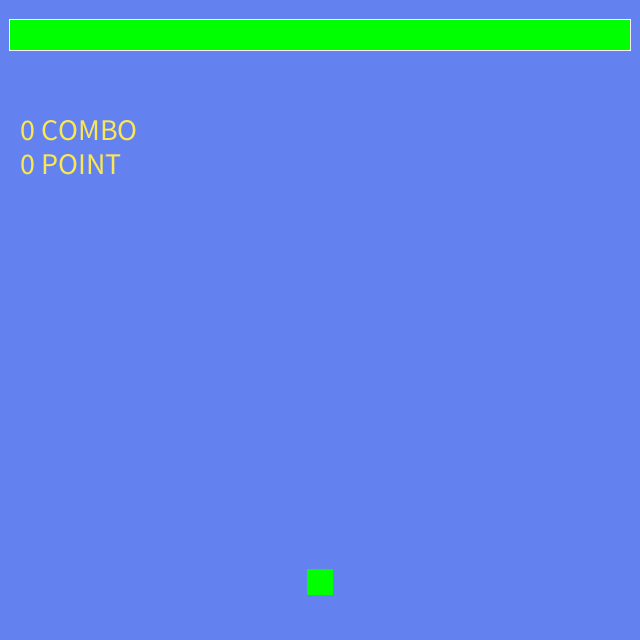
Frame 1 (no input)
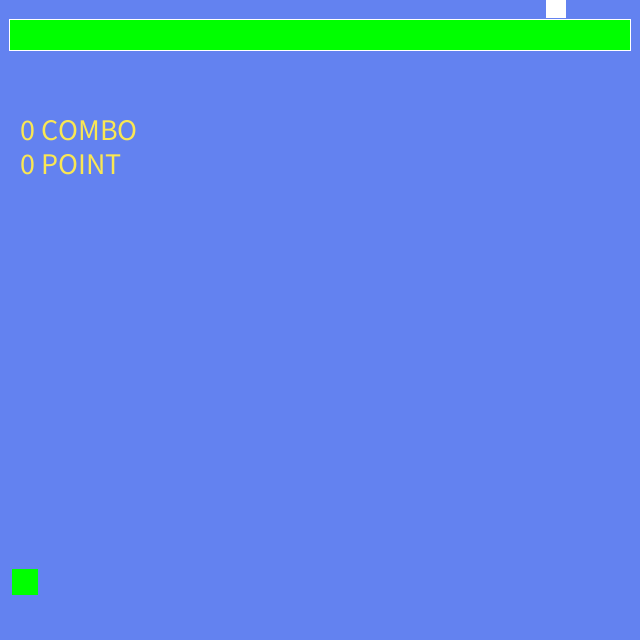
Frame 60 (the mouse pressed at the canvas centre just before this capture)
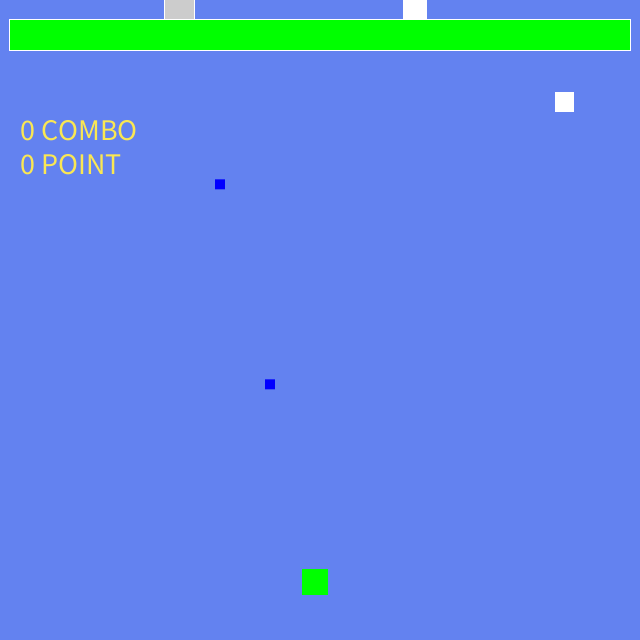
Frame 120 (the mouse held since frame 60 and released just before this capture)

The Processing sketch that drew these frames (run headless with seeded random() and noise(); from frame 60 on, the mouse is pressed at the canvas centre):

// Processing sketch: sketch6641
// ── sketch6641.pde
//shooting_game.pde
// Source code is available under the GNU General Public License
//cc by Takuma Tsujikawa,2016
//引用元　http://www.openprocessing.org/sketch/100539
class ChrBall { 


  float x; 


  float y; 


  float speed; 


  float w; 


    


  ChrBall(float tempX, float tempY, float tempW) { 


    x = tempX; 


    y = tempY; 


    w = tempW; 


    speed = 20;    //数値を5から20に変更した


  } 


  void move() { 


    y = y - speed; 


  } 


  boolean finished() { 


    if (y+w/2 < 0) return true; else return false; 


  } 


    


  void display() { 


    fill(0,0,255); 


    noStroke(); 


    rect(x,y,w,w); 


  } 


} 


  


class Chrc { 


  float x; 


  float y; 


  float w; 


  float speed; 


  int hp; 


  int mhp; 


  int mode; 


  int mt; 


    


  void SetAll(float Tx, float Ty, float Tw, float Ts, int Thp) { 


    x = Tx; y = Ty; w = Tw; speed = Ts; hp = Thp; mhp = Thp; mode = 0; mt = 300; 


  } 


    


  void SetSpd(float Ts) { 


    speed = Ts; 


  } 


    


  void display() { 


    stroke(0,255,0); 


    fill(0,int(255*hp/mhp),0); 


    rect(chr1.x,chr1.y,chr1.w,chr1.w); 


  } 


} 


  


class EBall { 


  float x; 


  float y; 


  float speed; 


  float w; 


    


  EBall(float tempX, float tempY, float tempW) { 


    x = tempX; 


    y = tempY; 


    w = tempW; 


    speed = 10; 


  } 


  void move() { 


    y = y + speed; 


  } 


  boolean finished() { 


    if (y+w/2 < 0) return true; else return false; 


  } 


    


  void display() { 


    noStroke(); 


    fill(255,0,0); 


    rect(x,y,w,w); 


  } 


    


} 


  


class Empnt { 


  float x; 


  float y; 


  int t; 


  String p; 


    


  Empnt(float Tx, float Ty, String Tp) { 


    x = Tx; y = Ty; p = Tp; t = 60; 


  } 


    


  void display() { 


    fill(random(255),random(255),random(255)); 


    textSize(30); 


    text(p,x-30,y); 


    t --; 


  } 


    


  boolean finished() { 


    if (t < 0) return true; else return false; 


  } 


} 


  


class Enm { 


  float x; 


  float y; 


  float w; 


  int hp; 


  int mhp; 


  float Xsp; 


  float Ysp; 


  Enm(float Tx, float Tw,int Thp, float TXsp, float TYsp) { 


    x = Tx; y = 0; w = Tw; hp = Thp; mhp = Thp; 


    Xsp = TXsp; Ysp = TYsp; 


  } 


  void Emove() { 


    x += Xsp; 


    y += Ysp; 


    if (x+w/2>width) Xsp *= -1; 


    if (x-w/2<0) Xsp *= -1; 


  } 


    


  void Edisplay() { 


    stroke(255); 


    fill(int(255*hp/mhp)); 


    rect(x,y,w,w); 


  } 


    


} 


  


class Itm { 


  float x; 


  float y; 


  float w; 


  float i; 


    


  Itm(float Tx, float Ty, int Ti) { 


    x = Tx; y = Ty; i = Ti; w = 15; 


  } 


    


  void display() { 


    if (i == 0) fill(#F6FF00); 


    if (i == 1) fill(#FF00F3); 


    rect(x,y,w,w); 


  } 


    


  void move() { 


    y += 2; 


  } 


    


} 


  


ArrayList<ChrBall> balls; 


ArrayList<Enm> enmys; 


ArrayList<EBall> Eballs; 


ArrayList<Empnt> Epoint; 


ArrayList<Itm> Item; 


Chrc chr1 = new Chrc(); 


int EffectTm = 0; 


int EffectMd = 0; 


int Point = 0; 


int Combo = 0; 


boolean CanPress = true; 


float TmRnd = 0; 


  


void Effect(color clr) { 


  if (EffectTm > 0) { 


    if (EffectTm%6 == 0 || EffectTm%6 == 1 || EffectTm%6 == 2) { 


      rectMode(CORNER); 


      fill(clr,225); 


      rect(-1,-1,width+2,height+2); 


    } 


  } 


  EffectTm --; 


} 


  


void setup() { 


  size(640, 640); 


  noStroke(); 


  rectMode(CENTER); 


  balls = new ArrayList<ChrBall>(); 


  Eballs = new ArrayList<EBall>(); 


  enmys = new ArrayList<Enm>(); 


  Epoint = new ArrayList<Empnt>(); 


  Item = new ArrayList<Itm>(); 


  chr1.SetAll(width/2, height/1.1, 25, 5, 10); 


  Epoint.add(new Empnt(-50,-50,"")); 


} 


  


void draw() { 


  rectMode(CENTER); 


  //背景表示 


  background(#6382F0);    //新しい色に変更した


  //自分の表示 


  chr1.display(); 


  //敵関連 


  for (int e = enmys.size()-1; e>=0; e--) { 


    //敵の表示 


    Enm enm = enmys.get(e); 


    enm.Emove(); 


    enm.Edisplay(); 


    //敵の弾の出現 


    float rnd = random(200); 


    if (rnd < 1) { 


      Eballs.add(new EBall(enm.x,enm.y+enm.w/2+5,10)); 


    } 


    //自分の弾と敵のあたり判定 


    for (int i = balls.size()-1; i >= 0; i--) { 


      ChrBall ball = balls.get(i); 


      if (ball.x-ball.w/2<enm.x+enm.w/2 && ball.x+ball.w/2>enm.x-enm.w/2) { 


        if (ball.y-ball.w/2<enm.y+enm.w/2 && ball.y+ball.w/2>enm.y-enm.w/2) { 


          enm.hp -= 1; 


          if (enm.hp <= 0) { 


            float rand = random(7); 


            if (rand < 0.2) { 


              Item.add(new Itm(enm.x,enm.y,0)); 


            } else if (rand<1) { 


              Item.add(new Itm(enm.x,enm.y,1)); 


            } 


            Epoint.add(new Empnt(enm.x, enm.y, 50*enm.mhp+Combo*10+"")); 


            Point += 50*enm.mhp+Combo*10; 


            enmys.remove(e); 


            Combo ++; 


          } 


          balls.remove(i); 


        } 


      } 


    } 


    //敵の弾と自分のあたり判定 


    for (int i = Eballs.size()-1; i>= 0; i--) { 


      EBall Eball = Eballs.get(i); 


      if (Eball.x-Eball.w/2<chr1.x+chr1.w/2 && Eball.x+Eball.w/2>chr1.x-chr1.w/2) { 


        if (Eball.y-Eball.w/2<chr1.y+chr1.w/2 && Eball.y+Eball.w/2>chr1.y-chr1.w/2) { 


          chr1.hp -= 1; 


          EffectTm = 18; EffectMd = 0; 


          if (chr1.hp <= 0) { 


            exit(); 


          } 


          Eballs.remove(i); 


        } 


      } 


    } 


    //敵の場外消去 


    if (enm.y-enm.w/2>height) { 


      Combo = 0; 


      enmys.remove(e); 


    } 


    //敵と自分のあたり判定 


    if (enm.x-enm.w/2<chr1.x+chr1.w/2 && enm.x+enm.w/2>chr1.x-chr1.w/2) { 


      if (enm.y-enm.w/2<chr1.y+chr1.w/2 && enm.y+enm.w/2>chr1.y-chr1.w/2) { 


        chr1.hp -= 1; 


        EffectTm = 18; EffectMd = 0; 


        Combo = 0; 


        if (chr1.hp <= 0) { 


          exit(); 


        } 


        enmys.remove(e); 


      } 


    } 


  } 


  //自分の弾 


  for (int i = balls.size()-1; i >= 0; i--) { 


    ChrBall ball = balls.get(i); 


    ball.move(); 


    ball.display(); 


    if (ball.finished()) { 


      balls.remove(i); 


    } 


  } 


  //敵の弾 


  for (int i = Eballs.size()-1; i >= 0; i--) { 


    EBall Eball = Eballs.get(i); 


    Eball.move(); 


    Eball.display(); 


    if (Eball.finished()) { 


      Eballs.remove(i); 


    } 


  } 


  //アイテム 


  for (int i = Item.size()-1; i >= 0; i--) { 


    Itm item = Item.get(i); 


    item.move(); 


    item.display(); 


    if (item.x-item.w/2<chr1.x+chr1.w/2 && item.x+item.w/2>chr1.x-chr1.w/2) { 


      if (item.y-item.w/2<chr1.y+chr1.w/2 && item.y+item.w/2>chr1.y-chr1.w/2) { 


        //chr1.mode = item.i; 


        if (item.i == 0) { 


          EffectTm = 18; EffectMd = 1; 


          for (int j = enmys.size()-1; j >= 0; j--) { 


            enmys.remove(j); 


          } 


          for (int j = Eballs.size()-1; j >= 0; j--) { 


            Eballs.remove(j); 


          } 


        } 


        if (item.i == 1) { 


          EffectTm = 18; EffectMd = 2; 


          if (chr1.hp != chr1.mhp) chr1.hp ++; 


        } 


        Item.remove(i); 


      } 


    } 


  } 


  //敵を倒した際のポイント表示 


  for (int i = Epoint.size()-1; i >= 0; i--) { 


    Empnt Epnt = Epoint.get(i); 


    Epnt.display(); 


    if (Epnt.finished()) { 


      Epoint.remove(i); 


    } 


  } 


  //弾の発射 


  if (mousePressed) { 


    if (CanPress) { 


       balls.add(new ChrBall(chr1.x, chr1.y-17.5, 10)); CanPress = false; 


    } 


    TmRnd ++; if (TmRnd>=10) { 


      CanPress = true; TmRnd = 0; 


    } 


  } else {  


    CanPress = true; 


  } 


  //キャラクターの移動 


  if (chr1.x > mouseX) chr1.x -= chr1.speed; 


  if (chr1.x < mouseX) chr1.x += chr1.speed; 


  if (chr1.x+10 > width) chr1.x = width-10; 


  if (chr1.x-10 < 0) chr1.x = 10; 


  //敵の出現 


  float rnd = random(150); 


  if (rnd < 2) { 


    int mhp = int(random(1,6)); 


    enmys.add(new Enm(random(10,width-10),15+3.75*mhp-3.75,mhp,random(3),random(1,2))); 


  } 


  //テストプレー用の完全消去 


  if (keyPressed && key == 'x') { 


    for (int i = enmys.size()-1; i >= 0; i--) { 


      enmys.remove(i); 


    } 


    for (int i = Eballs.size()-1; i >= 0; i--) { 


      Eballs.remove(i); 


    } 


  } 


  //以下コーナーモード{ 


    rectMode(CORNER); 


    //ダメージエフェクト 


    if(EffectMd == 0) Effect(color(#FAEDFF)); 


    if(EffectMd == 1) Effect(color(246,255,0)); 


    if(EffectMd == 2) Effect(color(255,0,243)); 


    //コンボとポイントの表示 


    fill(#FAE753); 


    text(Combo+" COMBO\n"+Point+" POINT",20,140); 


    //キャラクターのHP表示 


    stroke(255); 


    fill(0); 


    rect(9,19,width-19,31); 


    noStroke(); 


    fill(0,255,0); 


    rect(10,20,float((width-20)/chr1.mhp*chr1.hp),30); 


  //} 


} 
